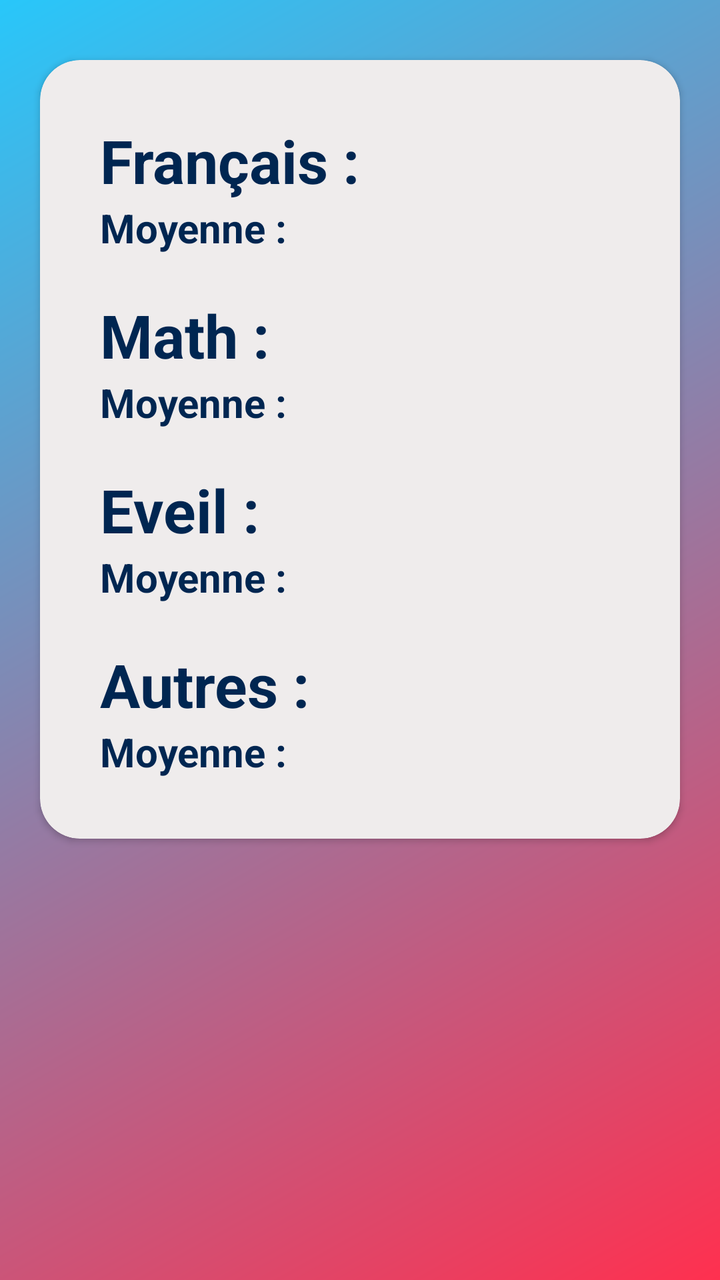
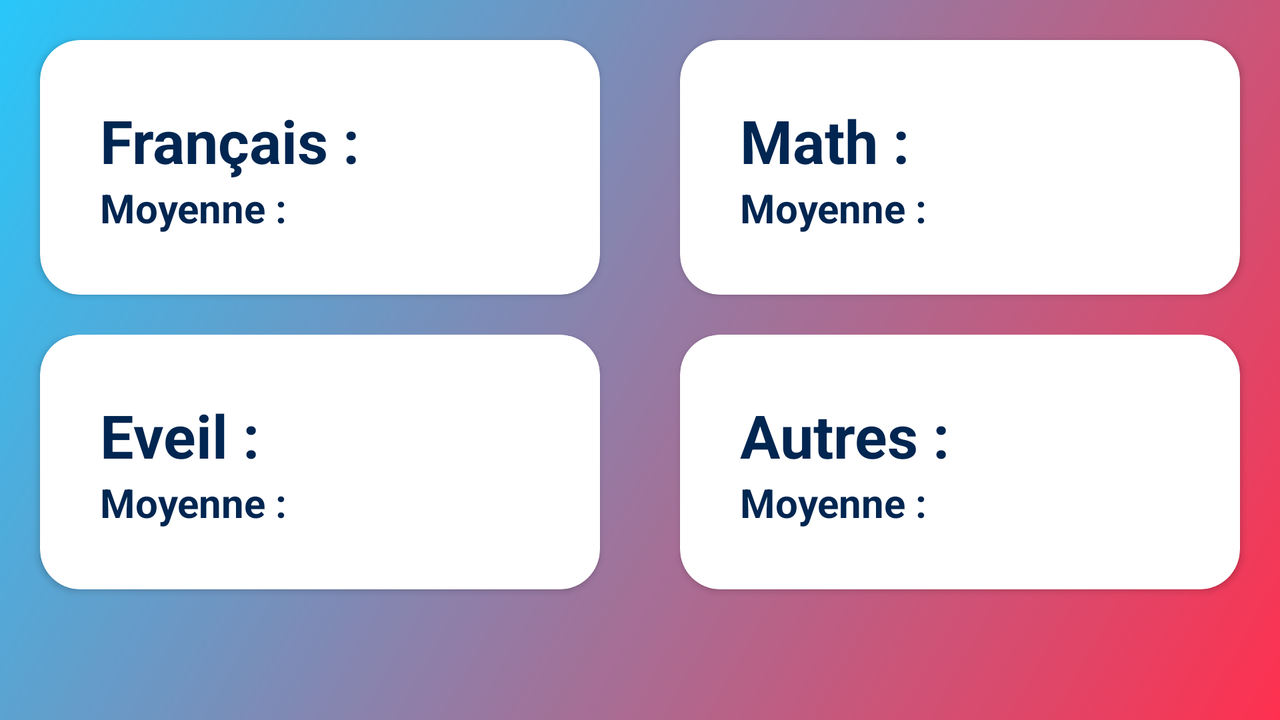

An Android layout and its configuration variant, each rendered on a device that would load it. The default file and the variant file are quoted in full after the pictures.
<!-- AndroidManifest.xml: application theme AppTheme -->
<!-- res/layout/fragment_report_card.xml -->
<?xml version="1.0" encoding="utf-8"?>
<androidx.core.widget.NestedScrollView xmlns:android="http://schemas.android.com/apk/res/android"
    xmlns:app="http://schemas.android.com/apk/res-auto"
    xmlns:tools="http://schemas.android.com/tools"
    android:layout_width="match_parent"
    android:layout_height="match_parent"
    android:background="@drawable/gradient"
    tools:context=".ui.reportCard.ReportCardFragment">

    <androidx.cardview.widget.CardView
        android:layout_width="match_parent"
        android:layout_height="wrap_content"
        android:layout_marginLeft="20dp"
        android:layout_marginTop="30dp"
        android:layout_marginRight="20dp"
        android:layout_marginBottom="20dp"
        app:cardBackgroundColor="@color/colorWhite"
        app:cardCornerRadius="20dp">

        <LinearLayout
            android:layout_width="match_parent"
            android:layout_height="match_parent"
            android:layout_margin="20dp"
            android:background="@color/colorWhite"
            android:orientation="vertical">

            <TextView
                android:id="@+id/frenchTxt"
                android:layout_width="wrap_content"
                android:layout_height="wrap_content"
                android:layout_marginStart="10dp"
                android:layout_marginTop="10dp"
                android:layout_marginEnd="50dp"
                android:text="@string/french"
                android:textColor="@color/colorDarkBlue"
                android:textSize="30sp"
                android:textStyle="bold" />

            <androidx.recyclerview.widget.RecyclerView
                android:id="@+id/frenchSubject"
                android:layout_width="match_parent"
                android:layout_height="wrap_content"
                android:layout_marginStart="10dp"
                android:layout_marginEnd="20dp" />

            <androidx.constraintlayout.widget.ConstraintLayout
                android:layout_width="match_parent"
                android:layout_height="wrap_content"
                android:layout_marginStart="10dp"
                android:layout_marginEnd="20dp"
                android:layout_marginBottom="10dp"
                android:orientation="horizontal">

                <TextView
                    android:layout_width="wrap_content"
                    android:layout_height="wrap_content"
                    android:text="@string/mean"
                    android:textColor="@color/colorDarkBlue"
                    android:textSize="20sp"
                    android:textStyle="bold"
                    app:layout_constraintStart_toStartOf="parent"
                    app:layout_constraintTop_toTopOf="parent" />

                <TextView
                    android:id="@+id/frenchMeanTxt"
                    android:layout_width="wrap_content"
                    android:layout_height="wrap_content"
                    android:layout_marginEnd="20dp"
                    android:textColor="@color/colorPink"
                    android:textSize="20sp"
                    android:textStyle="bold"
                    app:layout_constraintEnd_toEndOf="parent"
                    app:layout_constraintTop_toTopOf="parent" />
            </androidx.constraintlayout.widget.ConstraintLayout>

            <TextView
                android:id="@+id/mathTxt"
                android:layout_width="wrap_content"
                android:layout_height="wrap_content"
                android:layout_marginStart="10dp"
                android:layout_marginTop="10dp"
                android:layout_marginEnd="50dp"
                android:text="@string/math"
                android:textColor="@color/colorDarkBlue"
                android:textSize="30sp"
                android:textStyle="bold" />

            <androidx.recyclerview.widget.RecyclerView
                android:id="@+id/mathSubject"
                android:layout_width="match_parent"
                android:layout_height="wrap_content"
                android:layout_marginStart="10dp"
                android:layout_marginEnd="20dp" />

            <androidx.constraintlayout.widget.ConstraintLayout
                android:layout_width="340dp"
                android:layout_height="wrap_content"
                android:layout_marginStart="10dp"
                android:layout_marginEnd="20dp"
                android:layout_marginBottom="10dp"
                android:orientation="horizontal">

                <TextView
                    android:layout_width="wrap_content"
                    android:layout_height="wrap_content"
                    android:text="@string/mean"
                    android:textColor="@color/colorDarkBlue"
                    android:textSize="20sp"
                    android:textStyle="bold"
                    app:layout_constraintStart_toStartOf="parent"
                    app:layout_constraintTop_toTopOf="parent" />

                <TextView
                    android:id="@+id/mathMeanTxt"
                    android:layout_width="wrap_content"
                    android:layout_height="wrap_content"
                    android:layout_marginEnd="20dp"
                    android:textColor="@color/colorPink"
                    android:textSize="20sp"
                    android:textStyle="bold"
                    app:layout_constraintEnd_toEndOf="parent"
                    app:layout_constraintTop_toTopOf="parent" />
            </androidx.constraintlayout.widget.ConstraintLayout>

            <TextView
                android:id="@+id/sciencesTxt"
                android:layout_width="wrap_content"
                android:layout_height="wrap_content"
                android:layout_marginStart="10dp"
                android:layout_marginTop="10dp"
                android:layout_marginEnd="50dp"
                android:text="@string/science"
                android:textColor="@color/colorDarkBlue"
                android:textSize="30sp"
                android:textStyle="bold" />

            <androidx.recyclerview.widget.RecyclerView
                android:id="@+id/sciencesSubject"
                android:layout_width="match_parent"
                android:layout_height="wrap_content"
                android:layout_marginStart="10dp"
                android:layout_marginEnd="20dp" />

            <androidx.constraintlayout.widget.ConstraintLayout
                android:layout_width="match_parent"
                android:layout_height="wrap_content"
                android:layout_marginStart="10dp"
                android:layout_marginEnd="20dp"
                android:layout_marginBottom="10dp"
                android:orientation="horizontal">

                <TextView
                    android:layout_width="wrap_content"
                    android:layout_height="wrap_content"
                    android:text="@string/mean"
                    android:textColor="@color/colorDarkBlue"
                    android:textSize="20sp"
                    android:textStyle="bold"
                    app:layout_constraintStart_toStartOf="parent"
                    app:layout_constraintTop_toTopOf="parent" />

                <TextView
                    android:id="@+id/sciencesMeanTxt"
                    android:layout_width="wrap_content"
                    android:layout_height="wrap_content"
                    android:layout_marginEnd="20dp"
                    android:textColor="@color/colorPink"
                    android:textSize="20sp"
                    android:textStyle="bold"
                    app:layout_constraintEnd_toEndOf="parent"
                    app:layout_constraintTop_toTopOf="parent" />
            </androidx.constraintlayout.widget.ConstraintLayout>

            <TextView
                android:id="@+id/otherTxt"
                android:layout_width="wrap_content"
                android:layout_height="wrap_content"
                android:layout_marginStart="10dp"
                android:layout_marginTop="10dp"
                android:layout_marginEnd="50dp"
                android:text="@string/other"
                android:textColor="@color/colorDarkBlue"
                android:textSize="30sp"
                android:textStyle="bold" />

            <androidx.recyclerview.widget.RecyclerView
                android:id="@+id/otherSubject"
                android:layout_width="match_parent"
                android:layout_height="wrap_content"
                android:layout_marginStart="10dp"
                android:layout_marginEnd="20dp" />

            <androidx.constraintlayout.widget.ConstraintLayout
                android:layout_width="match_parent"
                android:layout_height="wrap_content"
                android:layout_marginStart="10dp"
                android:layout_marginEnd="20dp"
                android:layout_marginBottom="10dp"
                android:orientation="horizontal">

                <TextView
                    android:layout_width="wrap_content"
                    android:layout_height="wrap_content"
                    android:text="@string/mean"
                    android:textColor="@color/colorDarkBlue"
                    android:textSize="20sp"
                    android:textStyle="bold"
                    app:layout_constraintStart_toStartOf="parent"
                    app:layout_constraintTop_toTopOf="parent" />

                <TextView
                    android:id="@+id/otherMeanTxt"
                    android:layout_width="wrap_content"
                    android:layout_height="wrap_content"
                    android:layout_marginEnd="20dp"
                    android:textColor="@color/colorPink"
                    android:textSize="20sp"
                    android:textStyle="bold"
                    app:layout_constraintEnd_toEndOf="parent"
                    app:layout_constraintTop_toTopOf="parent" />
            </androidx.constraintlayout.widget.ConstraintLayout>

        </LinearLayout>
    </androidx.cardview.widget.CardView>
</androidx.core.widget.NestedScrollView>
<!-- resources referenced by this layout -->
<resources>
  <color name="colorDarkBlue">#002651</color>
  <color name="colorPink">#FF304F</color>
  <color name="colorWhite">#efecec</color>
  <!-- drawable gradient (drawable) -->
  <?xml version="1.0" encoding="utf-8"?>
  <shape android:shape="rectangle"
      xmlns:android="http://schemas.android.com/apk/res/android">
  <gradient
      android:startColor="@color/colorPink"
      android:endColor="@color/colorLightBlue"
      android:angle="135"
      >
  </gradient>
  </shape>
  <string name="french">Français :</string>
  <string name="math">Math :</string>
  <string name="mean">Moyenne :</string>
  <string name="other">Autres :</string>
  <string name="science">Eveil :</string>
  <style name="AppTheme" parent="Theme.AppCompat.Light.DarkActionBar">
          
          <item name="colorPrimary">@color/colorPrimary</item>
          <item name="colorPrimaryDark">@color/colorAccent</item>
          <item name="colorAccent">@color/colorAccent</item>
          <item name="buttonStyle">@style/Button</item>
          <item name="editTextStyle">@style/editText</item>
  
          <item name="android:windowTranslucentStatus">true</item>
          <item name="android:windowTranslucentNavigation">true</item>
  
          <item name="windowActionBar">false</item>
          <item name="windowActionBarOverlay">true</item>
          <item name="android:windowActionBarOverlay">true</item>
  
      </style>
  <color name="colorLightBlue">#28c7fa</color>
  <color name="colorPrimary">@color/colorLightBlue</color>
  <color name="colorAccent">@color/colorLightBlue</color>
  <style name="Button" parent="Widget.AppCompat.Button.Borderless.Colored">
          <item name="android:textAllCaps">false</item>
      </style>
  <style name="editText" parent="Widget.AppCompat.EditText">
          <item name="android:backgroundTint">@color/colorWhite</item>
          <item name="android:textColor">@color/colorWhite</item>
          <item name="android:textColorHint">@color/colorWhiteFaded</item>
      </style>
  <color name="colorWhiteFaded">#77efecec</color>
</resources>
<!-- res/layout-land/fragment_report_card.xml (the repository's variant of the layout above) -->
<!-- drawn on the phone turned sideways -->
<?xml version="1.0" encoding="utf-8"?>
<androidx.core.widget.NestedScrollView xmlns:android="http://schemas.android.com/apk/res/android"
    xmlns:app="http://schemas.android.com/apk/res-auto"
    xmlns:tools="http://schemas.android.com/tools"
    android:layout_width="match_parent"
    android:layout_height="match_parent"
    android:layout_weight=".5"
    android:background="@drawable/gradient"
    tools:context=".ui.reportCard.ReportCardFragment">

    

    <LinearLayout
        android:layout_width="match_parent"
        android:layout_height="match_parent"
        android:background="#00000000"
        android:orientation="vertical">

        <LinearLayout
            android:layout_width="match_parent"
            android:layout_height="wrap_content"
            android:orientation="horizontal">

            <androidx.cardview.widget.CardView
                android:layout_width="0dp"
                android:layout_height="match_parent"
                android:layout_marginLeft="20dp"
                android:layout_marginTop="20dp"
                android:layout_marginRight="20dp"
                android:layout_marginBottom="20dp"
                android:layout_weight="1"
                app:cardCornerRadius="20dp">

                <LinearLayout
                    android:layout_width="match_parent"
                    android:layout_height="match_parent"
                    android:layout_margin="20dp"
                    android:orientation="vertical">

                    <TextView
                        android:id="@+id/frenchTxt"
                        android:layout_width="wrap_content"
                        android:layout_height="wrap_content"
                        android:layout_marginStart="10dp"
                        android:layout_marginLeft="20dp"
                        android:layout_marginTop="10dp"
                        android:layout_marginEnd="50dp"
                        android:layout_marginRight="50dp"
                        android:text="@string/french"
                        android:textColor="@color/colorDarkBlue"
                        android:textSize="30sp"
                        android:textStyle="bold" />

                    <androidx.recyclerview.widget.RecyclerView
                        android:id="@+id/frenchSubject"
                        android:layout_width="match_parent"
                        android:layout_height="wrap_content"
                        android:layout_marginStart="10dp"
                        android:layout_marginLeft="10dp"
                        android:layout_marginEnd="20dp"
                        android:layout_marginRight="20dp">

                    </androidx.recyclerview.widget.RecyclerView>

                    <androidx.constraintlayout.widget.ConstraintLayout
                        android:layout_width="match_parent"
                        android:layout_height="wrap_content"
                        android:layout_marginStart="10dp"
                        android:layout_marginLeft="10dp"
                        android:layout_marginEnd="20dp"
                        android:layout_marginRight="20dp"
                        android:layout_marginBottom="10dp"
                        android:orientation="horizontal">

                        <TextView
                            android:layout_width="wrap_content"
                            android:layout_height="wrap_content"
                            android:text="@string/mean"
                            android:textColor="@color/colorDarkBlue"
                            android:textSize="20sp"
                            android:textStyle="bold"
                            app:layout_constraintStart_toStartOf="parent"
                            app:layout_constraintTop_toTopOf="parent" />

                        <TextView
                            android:id="@+id/frenchMeanTxt"
                            android:layout_width="wrap_content"
                            android:layout_height="wrap_content"
                            android:layout_marginEnd="20dp"
                            android:layout_marginRight="20dp"
                            android:textColor="@color/colorPink"
                            android:textSize="20sp"
                            android:textStyle="bold"
                            app:layout_constraintEnd_toEndOf="parent"
                            app:layout_constraintTop_toTopOf="parent" />
                    </androidx.constraintlayout.widget.ConstraintLayout>

                </LinearLayout>
            </androidx.cardview.widget.CardView>

            <androidx.cardview.widget.CardView
                android:layout_width="0dp"
                android:layout_height="match_parent"
                android:layout_margin="20dp"
                android:layout_weight="1"
                app:cardCornerRadius="20dp">

                <LinearLayout
                    android:layout_width="match_parent"
                    android:layout_height="match_parent"
                    android:layout_margin="20dp"
                    android:orientation="vertical">

                    <TextView
                        android:id="@+id/mathTxt"
                        android:layout_width="wrap_content"
                        android:layout_height="wrap_content"
                        android:layout_marginStart="10dp"
                        android:layout_marginLeft="20dp"
                        android:layout_marginTop="10dp"
                        android:layout_marginEnd="50dp"
                        android:layout_marginRight="50dp"
                        android:text="@string/math"
                        android:textColor="@color/colorDarkBlue"
                        android:textSize="30sp"
                        android:textStyle="bold" />

                    <androidx.recyclerview.widget.RecyclerView
                        android:id="@+id/mathSubject"
                        android:layout_width="match_parent"
                        android:layout_height="wrap_content"
                        android:layout_marginStart="10dp"
                        android:layout_marginLeft="10dp"
                        android:layout_marginEnd="20dp"
                        android:layout_marginRight="20dp">

                    </androidx.recyclerview.widget.RecyclerView>

                    <androidx.constraintlayout.widget.ConstraintLayout
                        android:layout_width="match_parent"
                        android:layout_height="wrap_content"
                        android:layout_marginStart="10dp"
                        android:layout_marginLeft="10dp"
                        android:layout_marginEnd="20dp"
                        android:layout_marginRight="20dp"
                        android:layout_marginBottom="10dp"
                        android:orientation="horizontal">

                        <TextView
                            android:layout_width="wrap_content"
                            android:layout_height="wrap_content"
                            android:text="@string/mean"
                            android:textColor="@color/colorDarkBlue"
                            android:textSize="20sp"
                            android:textStyle="bold"
                            app:layout_constraintStart_toStartOf="parent"
                            app:layout_constraintTop_toTopOf="parent" />

                        <TextView
                            android:id="@+id/mathMeanTxt"
                            android:layout_width="wrap_content"
                            android:layout_height="wrap_content"
                            android:layout_marginEnd="20dp"
                            android:layout_marginRight="20dp"
                            android:textColor="@color/colorPink"
                            android:textSize="20sp"
                            android:textStyle="bold"
                            app:layout_constraintEnd_toEndOf="parent"
                            app:layout_constraintTop_toTopOf="parent" />
                    </androidx.constraintlayout.widget.ConstraintLayout>

                </LinearLayout>
            </androidx.cardview.widget.CardView>

        </LinearLayout>

        <LinearLayout
            android:layout_width="match_parent"
            android:layout_height="wrap_content"
            android:orientation="horizontal">

            <androidx.cardview.widget.CardView
                android:layout_width="0dp"
                android:layout_height="match_parent"
                android:layout_marginLeft="20dp"
                android:layout_marginRight="20dp"
                android:layout_marginBottom="20dp"
                android:layout_weight="1"
                app:cardCornerRadius="20dp">

                <LinearLayout
                    android:layout_width="match_parent"
                    android:layout_height="match_parent"
                    android:layout_margin="20dp"
                    android:orientation="vertical">

                    <TextView
                        android:id="@+id/sciencesTxt"
                        android:layout_width="wrap_content"
                        android:layout_height="wrap_content"
                        android:layout_marginStart="10dp"
                        android:layout_marginLeft="20dp"
                        android:layout_marginTop="10dp"
                        android:layout_marginEnd="50dp"
                        android:layout_marginRight="50dp"
                        android:text="@string/science"
                        android:textColor="@color/colorDarkBlue"
                        android:textSize="30sp"
                        android:textStyle="bold" />

                    <androidx.recyclerview.widget.RecyclerView
                        android:id="@+id/sciencesSubject"
                        android:layout_width="match_parent"
                        android:layout_height="wrap_content"
                        android:layout_marginStart="10dp"
                        android:layout_marginLeft="10dp"
                        android:layout_marginEnd="20dp"
                        android:layout_marginRight="20dp" />

                    <androidx.constraintlayout.widget.ConstraintLayout
                        android:layout_width="match_parent"
                        android:layout_height="wrap_content"
                        android:layout_marginStart="10dp"
                        android:layout_marginLeft="10dp"
                        android:layout_marginEnd="20dp"
                        android:layout_marginRight="20dp"
                        android:layout_marginBottom="10dp"
                        android:orientation="horizontal">

                        <TextView
                            android:layout_width="wrap_content"
                            android:layout_height="wrap_content"
                            android:text="@string/mean"
                            android:textColor="@color/colorDarkBlue"
                            android:textSize="20sp"
                            android:textStyle="bold"
                            app:layout_constraintStart_toStartOf="parent"
                            app:layout_constraintTop_toTopOf="parent" />

                        <TextView
                            android:id="@+id/sciencesMeanTxt"
                            android:layout_width="wrap_content"
                            android:layout_height="wrap_content"
                            android:layout_marginEnd="20dp"
                            android:layout_marginRight="20dp"
                            android:textColor="@color/colorPink"
                            android:textSize="20sp"
                            android:textStyle="bold"
                            app:layout_constraintEnd_toEndOf="parent"
                            app:layout_constraintTop_toTopOf="parent" />
                    </androidx.constraintlayout.widget.ConstraintLayout>

                </LinearLayout>
            </androidx.cardview.widget.CardView>

            <androidx.cardview.widget.CardView
                android:layout_width="0dp"
                android:layout_height="match_parent"
                android:layout_marginLeft="20dp"
                android:layout_marginRight="20dp"
                android:layout_marginBottom="20dp"
                android:layout_weight="1"
                app:cardCornerRadius="20dp">

                <LinearLayout
                    android:layout_width="match_parent"
                    android:layout_height="match_parent"
                    android:layout_margin="20dp"
                    android:orientation="vertical">

                    <TextView
                        android:id="@+id/otherTxt"
                        android:layout_width="wrap_content"
                        android:layout_height="wrap_content"
                        android:layout_marginStart="10dp"
                        android:layout_marginLeft="20dp"
                        android:layout_marginTop="10dp"
                        android:layout_marginEnd="50dp"
                        android:layout_marginRight="50dp"
                        android:text="@string/other"
                        android:textColor="@color/colorDarkBlue"
                        android:textSize="30sp"
                        android:textStyle="bold" />

                    <androidx.recyclerview.widget.RecyclerView
                        android:id="@+id/otherSubject"
                        android:layout_width="match_parent"
                        android:layout_height="wrap_content"
                        android:layout_marginStart="10dp"
                        android:layout_marginLeft="10dp"
                        android:layout_marginEnd="20dp"
                        android:layout_marginRight="20dp" />

                    <androidx.constraintlayout.widget.ConstraintLayout
                        android:layout_width="match_parent"
                        android:layout_height="wrap_content"
                        android:layout_marginStart="10dp"
                        android:layout_marginLeft="10dp"
                        android:layout_marginEnd="20dp"
                        android:layout_marginRight="20dp"
                        android:layout_marginBottom="10dp"
                        android:orientation="horizontal">

                        <TextView
                            android:layout_width="wrap_content"
                            android:layout_height="wrap_content"
                            android:text="@string/mean"
                            android:textColor="@color/colorDarkBlue"
                            android:textSize="20sp"
                            android:textStyle="bold"
                            app:layout_constraintStart_toStartOf="parent"
                            app:layout_constraintTop_toTopOf="parent" />

                        <TextView
                            android:id="@+id/otherMeanTxt"
                            android:layout_width="wrap_content"
                            android:layout_height="wrap_content"
                            android:layout_marginEnd="20dp"
                            android:layout_marginRight="20dp"
                            android:textColor="@color/colorPink"
                            android:textSize="20sp"
                            android:textStyle="bold"
                            app:layout_constraintEnd_toEndOf="parent"
                            app:layout_constraintTop_toTopOf="parent" />
                    </androidx.constraintlayout.widget.ConstraintLayout>

                </LinearLayout>
            </androidx.cardview.widget.CardView>
        </LinearLayout>

    </LinearLayout>
    
</androidx.core.widget.NestedScrollView>
<!-- resources referenced by the variant -->
<!-- as the phone turned sideways resolves them -->
<resources>
  <color name="colorDarkBlue">#002651</color>
  <color name="colorPink">#FF304F</color>
  <!-- drawable gradient (drawable) -->
  <?xml version="1.0" encoding="utf-8"?>
  <shape android:shape="rectangle"
      xmlns:android="http://schemas.android.com/apk/res/android">
  <gradient
      android:startColor="@color/colorPink"
      android:endColor="@color/colorLightBlue"
      android:angle="135"
      >
  </gradient>
  </shape>
  <string name="french">Français :</string>
  <string name="math">Math :</string>
  <string name="mean">Moyenne :</string>
  <string name="other">Autres :</string>
  <string name="science">Eveil :</string>
  <style name="AppTheme" parent="Theme.AppCompat.Light.DarkActionBar">
          
          <item name="colorPrimary">@color/colorPrimary</item>
          <item name="colorPrimaryDark">@color/colorAccent</item>
          <item name="colorAccent">@color/colorAccent</item>
          <item name="buttonStyle">@style/Button</item>
          <item name="editTextStyle">@style/editText</item>
  
          <item name="android:windowTranslucentStatus">true</item>
          <item name="android:windowTranslucentNavigation">true</item>
  
          <item name="windowActionBar">false</item>
          <item name="windowActionBarOverlay">true</item>
          <item name="android:windowActionBarOverlay">true</item>
  
      </style>
  <color name="colorLightBlue">#28c7fa</color>
  <color name="colorPrimary">@color/colorLightBlue</color>
  <color name="colorAccent">@color/colorLightBlue</color>
  <style name="Button" parent="Widget.AppCompat.Button.Borderless.Colored">
          <item name="android:textAllCaps">false</item>
      </style>
  <style name="editText" parent="Widget.AppCompat.EditText">
          <item name="android:backgroundTint">@color/colorWhite</item>
          <item name="android:textColor">@color/colorWhite</item>
          <item name="android:textColorHint">@color/colorWhiteFaded</item>
      </style>
  <color name="colorWhite">#efecec</color>
  <color name="colorWhiteFaded">#77efecec</color>
</resources>
